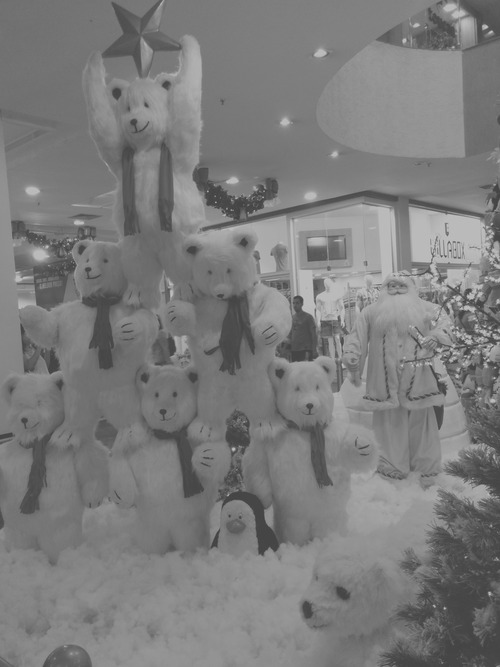
#> input picture Ursos.jpg, 500 x 667 px
$ python Dente_serra.py
#> lines starting #> are read from the running program, lines starting #| are printed output that depends on the picture
import numpy as np
import cv2

N = 255//4

def _z(z):
	n = z//N
	p = ((n + 1) * 255)//4
	a = z - (n * 255)//4
	return a * (255 // p)


img = cv2.imread("Ursos.jpg", cv2.IMREAD_GRAYSCALE)
#> img is the input picture: shape (667, 500); min 60, max 201, mean 124.2

cv2.imshow('Ursos.jpg', img)
key = cv2.waitKey(0) & 0xFF
#> (key Esc is pressed here)

for i in range(len(img)):
	for j in range(len(img[i])):
		img[i][j] = _z(img[i][j])
#> this loop made 667 passes
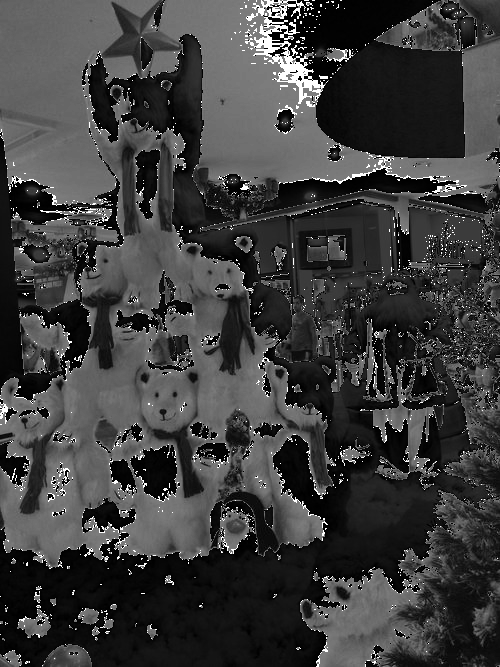
#> img: shape (667, 500); min 0, max 255, mean 61.4

cv2.imshow('Ursos.jpg', img)
key = cv2.waitKey(0) & 0xFF
#> (key Esc is pressed here)

$ run again, with roberts.jpg copied over Ursos.jpg
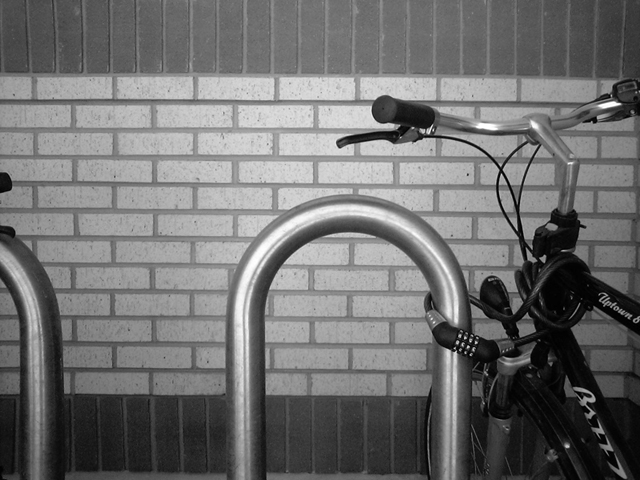
#> input picture roberts.jpg, 640 x 480 px
#> img is the input picture: shape (480, 640); min 0, max 255, mean 112.2
#> the loop `for i in range(len(img)):` made 480 passes
#> after the loop `for i in range(len(img)):`:
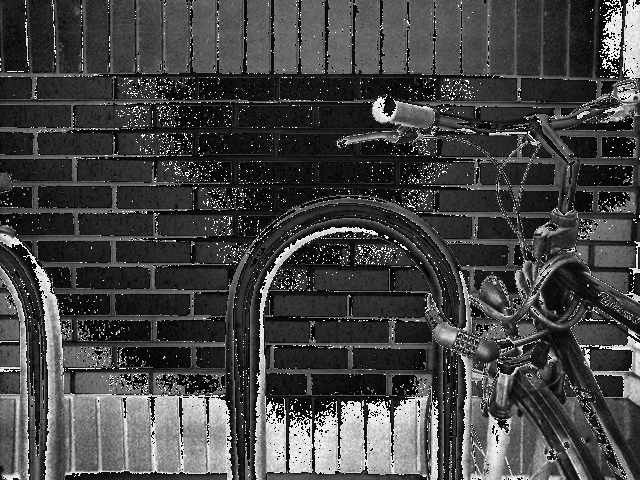
#> img: shape (480, 640); min 0, max 255, mean 67.7

$ run again, with cln1.png saved as Ursos.jpg
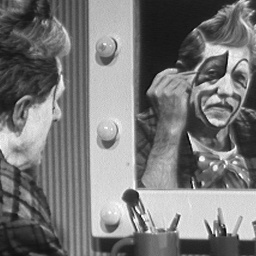
#> input picture cln1.png, 256 x 256 px
#> img is the input picture: shape (256, 256); min 4, max 255, mean 120.3
#> the loop `for i in range(len(img)):` made 256 passes
#> after the loop `for i in range(len(img)):`:
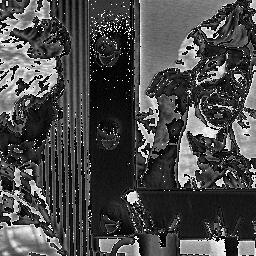
#> img: shape (256, 256); min 0, max 255, mean 73.4
